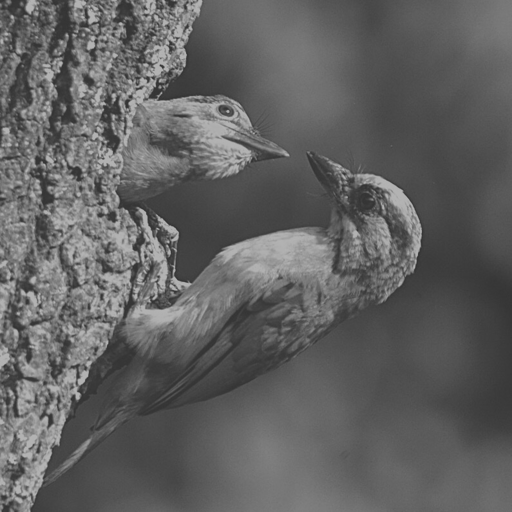
%> input picture Project1/Bird feeding 3 low contrast.tif, 512 x 512 px
$ octave Project1.m   (GNU Octave 9; MATLAB toolbox functions it lacks are replaced by stand-ins)
%> lines starting %> are read from the running program, lines starting %| are printed output that depends on the picture
clc;
clear all;
close all;

% Read the image file
r=imread('Bird feeding 3 low contrast.tif');
%> r is the input picture: size 512x512 uint8; min 52, max 179, mean 97.4
figure;
imshow(r);

% Intensity transform
r=double(r);
%> r: size 512x512 double
s=((255/2)/atan(127/32))*atan((r-128)./32)+(255/2);
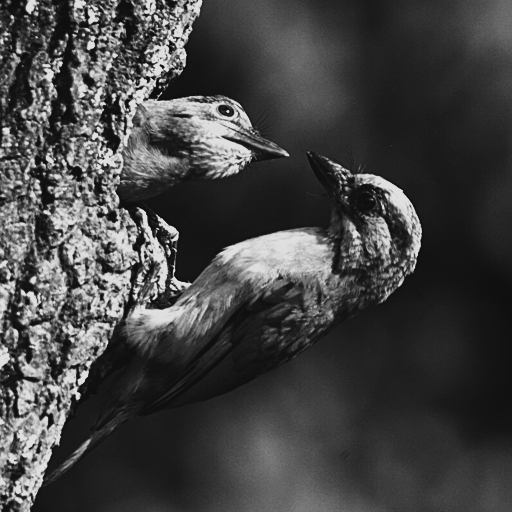
%> s: size 512x512 double; min 14.61, max 224.8, mean 68.1
s=uint8(s);
%> s: size 512x512 uint8
figure;
imshow(s);

% Show the transformation function
t=linspace(0,255,256);
f=((255/2)/atan(127/32))*atan((t-128)./32)+(255/2);
f=uint8(f);
figure;
plot(t,f);
grid on;
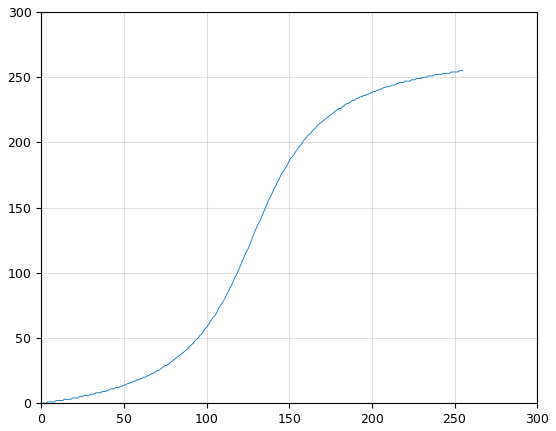
%> figure redrawn from the program's plot data; curve peaks at x = 253, y = 255

% Show the histograms
n=[0:1:255];
figure;
histogram(r,n);
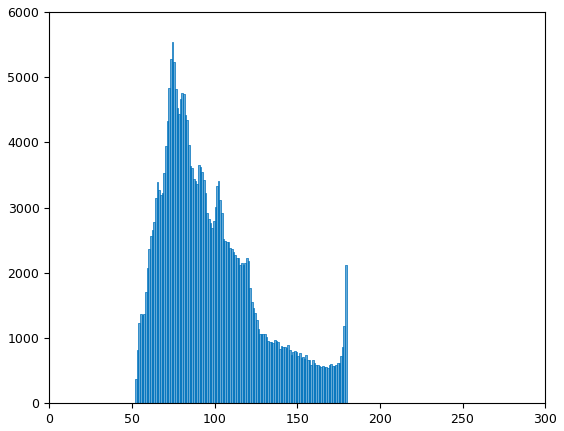
%> figure redrawn from the program's plot data; tallest bar 5545 high, from x = 74 to 75

figure;
histogram(s,n);
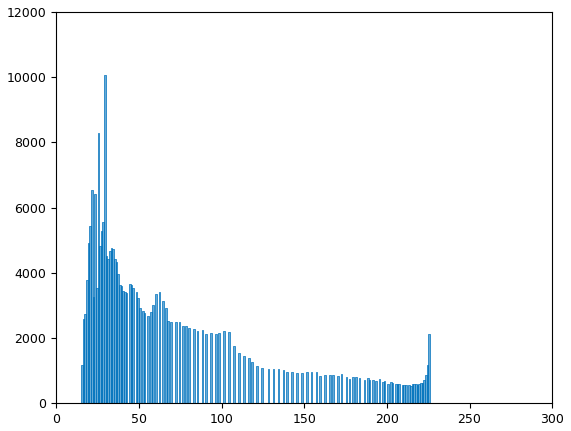
%> figure redrawn from the program's plot data; tallest bar 10053 high, from x = 29 to 30
